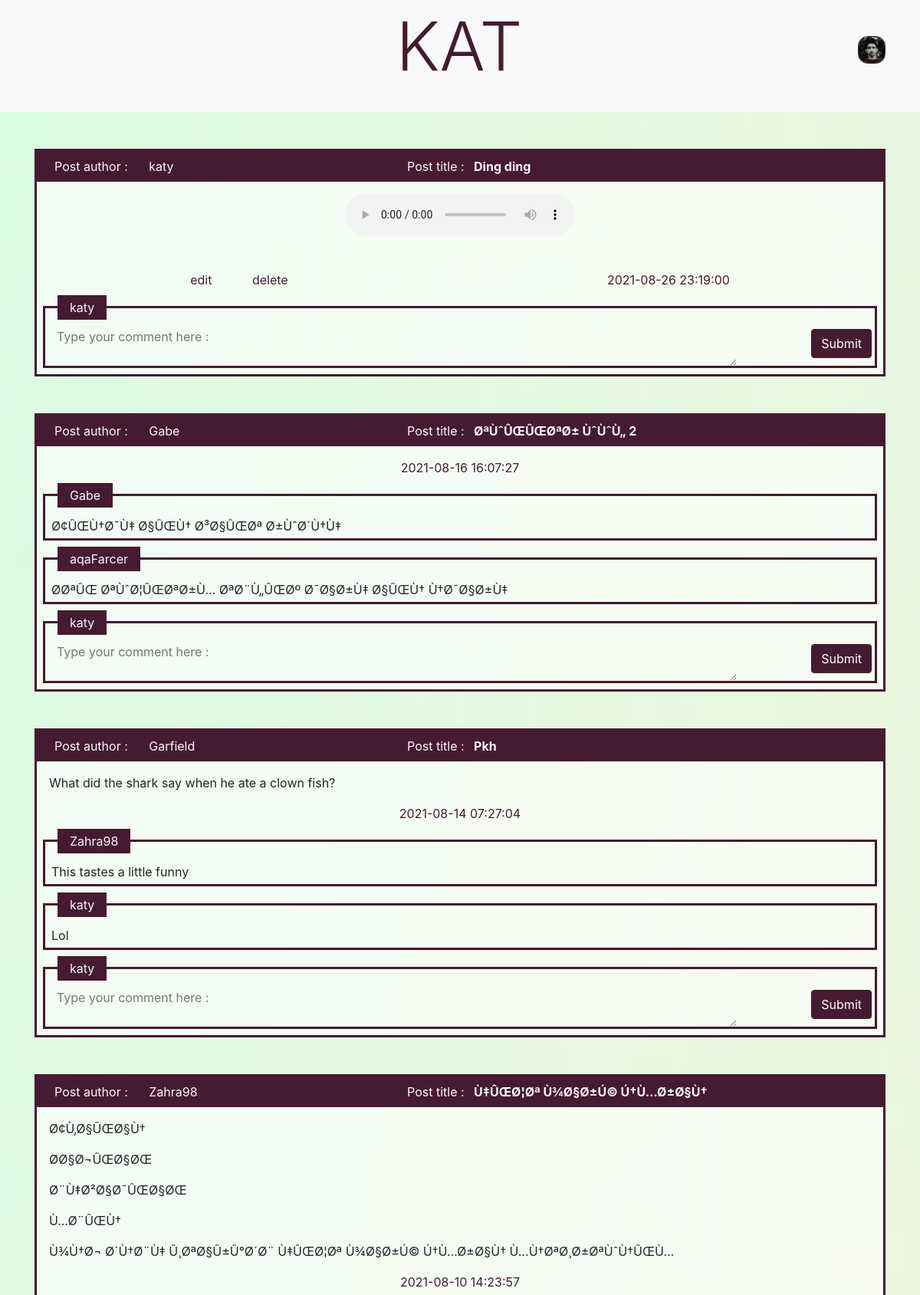
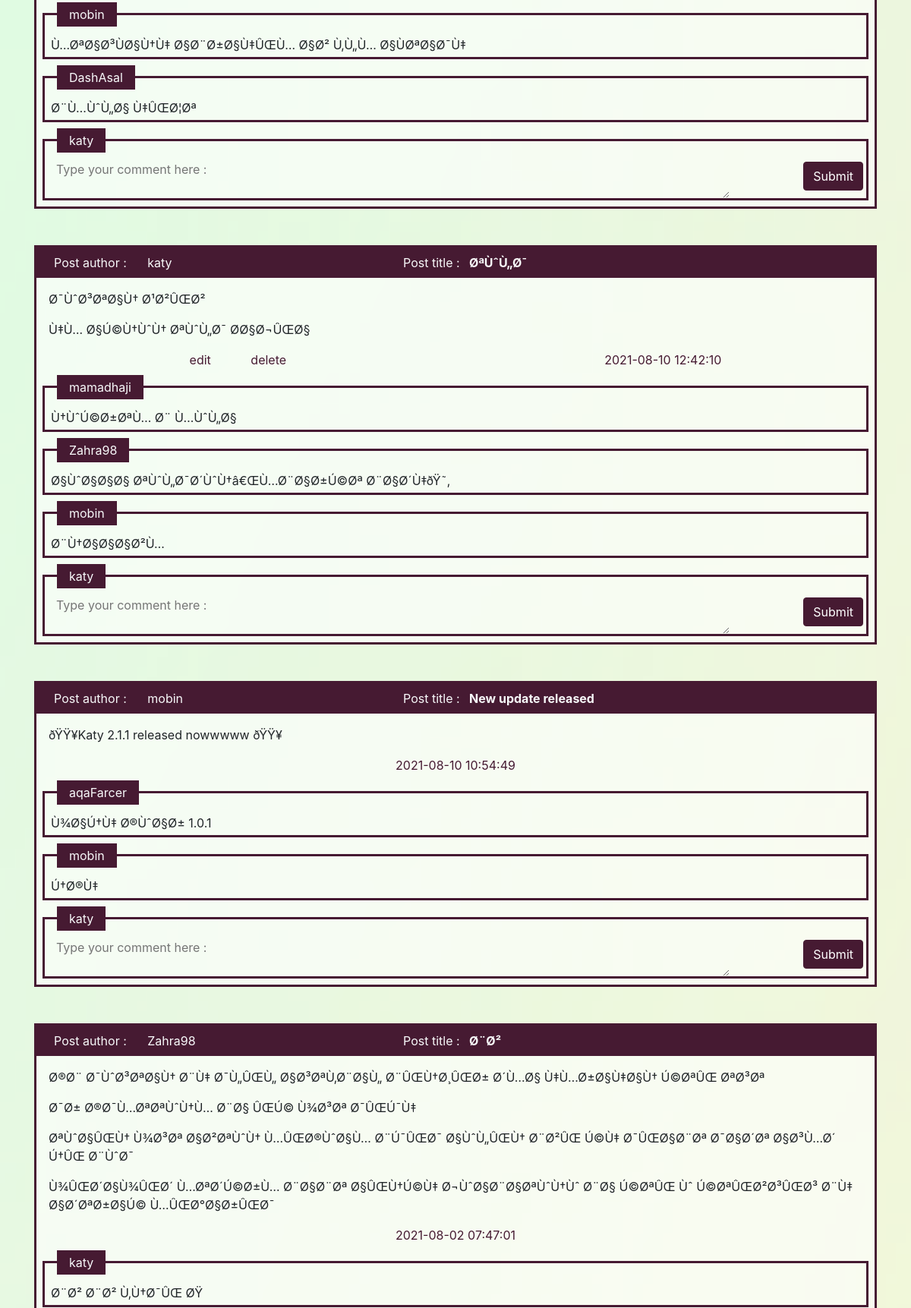
The page / (signed in, upper part) on the database its author committed (2 pictures, top to bottom).
### tables this page shows
CREATE TABLE `posts` (
  `ID` int(10) NOT NULL,
  `title` varchar(100) NOT NULL,
  `postPrev` varchar(2000) NOT NULL,
  `author` varchar(25) NOT NULL,
  `time` datetime NOT NULL DEFAULT CURRENT_TIMESTAMP
);

CREATE TABLE `comments` (
  `comID` int(11) NOT NULL,
  `postID` int(11) NOT NULL,
  `comment` varchar(200) NOT NULL,
  `userID` varchar(30) NOT NULL
);

### include/postFrame.php (the view, shortened to what this page needs)
<!DOCTYPE html>
<html lang="en" dir="ltr">
  <head>
    <?php
      $edit_post_link='../update.php?postid='.$id;
      $delete_post_link='include/postDelete.php?postid='.$id;
      $author_page_link='userPosts.php?author='.$author;
    ?>
  </head>
  <body>
    <div class="my-5 postF border-primary " style="border: 3px solid purple;" >
        <div class="d-flex topPart py-2 text-light">
          <div class="col-sm-5 ">
            <span class="col-sm-5 px-2" >Post author :</span>
            <a style="" class=" col-sm-2 text-light" href="<?php echo $author_page_link ?>" ><?php echo $author ; ?></a>
          </div>
          <div class="col-sm-5">
            <span class="col-sm-5 px-2" >Post title :</span>
            <b class=""><?php echo $title ; ?> </b>
          </div>
        </div>
        <div class=" container  px-3"  >
            <article class="my-3">
              <?php echo $postPrev ?>
            </article>
            <div class=" d-flex justify-content-around" >
              <?php
              if ("$author" == $user) {
                echo '
                  <div>
                  <a class="pr-5" style="color: #461A32 ;" href='. $edit_post_link . '>edit</a>
                  <a class="pr-5" style="color: #461A32 ;" href='. $delete_post_link . ' >delete</a>
                  </div>
                '
                ;
              }
              ?>
              <span id="time" style="color: #461A32 ;" class="d-flex" ><?php echo $time; ?></span>
            </div>
        </div>
        <div name="comments" style="max-width:100%" class="">
          <?php
            $query1="SELECT * FROM comments WHERE postID='$id' ORDER BY comID ASC ";
            $result1=mysqli_query($conn , $query1);
            if(mysqli_num_rows($result1) > 0) {
              while($rowData1=mysqli_fetch_assoc($result1)) {
                $comment= $rowData1['comment'];
                $userID = $rowData1['userID'] ;
                echo '
                <fieldset  class="border-primary m-2 mt-1 " style="border: 3px solid purple;">
                  <legend class="ml-3 py-1 px-3 bg-primary font-size-5px " style="font-size:1rem;width:auto" > <a class="text-light" href="/userPosts.php?author='.$userID.'">'.$userID.'</a> </legend>
                  <div class="py-1 px-2">
                    '.$comment.'
                  </div>
                </fieldset>';
              }
            }
          ?>
          <?php if (isset($_SESSION['username'])) {
            echo '<div name="addCom" class="">
            <fieldset  class="border-primary m-2 mt-1 " style="border: 3px solid purple;">
              <legend class="ml-3 py-1 px-3 bg-primary text-light font-size-5px " style="font-size:1rem;width:auto" > <a class="text-light" href="/userPosts.php?author='.$user.'">'.$user.'</a> </legend>
              <div>
                <form class="" action="include/commentSubmit.php" method="post">
                  <input type="hidden" name="postID" value="'.$id.'">
                  <textarea name="text" rows="2" class="float-left col-12 col-sm-10" style="background-color: inherit;border: 0px solid white ;" placeholder="Type your comment here :"></textarea>
                  <button class="btn btn-primary m-1 float-right spinow" type="submit" name="submit">Submit</button>
                </form>
              </div>
            </fieldset>
            </div>';
          } ?>
        </div>
    </div>
  </body>
</html>

### index.php (shortened to what this page needs)
<!DOCTYPE html>
<html lang="en" dir="ltr">
  <head>
    <link rel="stylesheet" href="/addOns/bootstrap.min.css">
    <link rel="stylesheet" href="/my-colors.css">
  </head>
  <body class="bg-spec">
    <?php
     include ("include/dbconnect.php") ;
     include ("include/KATheader.php") ;
     include ("include/navbar.php") ;
     $user = $_SESSION['username'] ;
    ?>
    <div class="container">
    <?php
      $query="SELECT * FROM posts ORDER BY ID DESC";
      $result=mysqli_query($conn , $query);
      if(mysqli_num_rows($result) > 0) {
        while($rowData=mysqli_fetch_assoc($result)) {
          $id=$rowData['ID'];
          $title=$rowData['title'];
          $postPrev=$rowData['postPrev'];
          $author=$rowData['author'];
          $time=$rowData['time'];
          include ("include/postFrame.php") ;
        }
      }
    ?>
    </div>
  </body>
</html>

### my-colors.css (style rules this page uses)
.bg-primary { background-color: #461A32 !important; }
.border-primary { border-color: #461A32 !important; }
.btn-primary { color: #fff; background-color: #461A32; border-color: #461A32; }

### index.php (style rules this page uses)
.bg-spec { background: url(include/bg.png) no-repeat center center fixed; -webkit-background-size: cover; -moz-background-size: cover; -o-background-size: cover; background-size: cover; }
button { color: BLACK ; }

### include/postFrame.php (style rules this page uses)
.topPart { background-color: #461A32 ; }
.postF { background-color: hsla(0, 0%, 100%,0.6) ; }

### rows shown on the page
posts: author "katy", title "Ding ding", time "2021-08-26 23:19:00"
posts: author "Gabe", title "ØªÙˆÛŒÛŒØªØ± ÙˆÙˆÙ„ 2", time "2021-08-16 16:07:27"
comments: userID "Gabe", comment "Ø¢ÛŒÙ†Ø¯Ù‡ Ø§ÛŒÙ† Ø³Ø§ÛŒØª Ø±ÙˆØ´Ù†Ù‡"
comments: userID "aqaFarcer", comment "Ø­ØªÛŒ ØªÙˆØ¦ÛŒØªØ±Ù… ØªØ¨Ù„ÛŒØº Ø¯Ø§Ø±Ù‡ Ø§ÛŒÙ† Ù†Ø¯Ø§Ø±Ù‡"
posts: author "Garfield", title "Pkh", postPrev "What did the shark say when he ate a clown fish?", time "2021-08-14 07:27:04"
comments: userID "Zahra98", comment "This tastes a little funny"
comments: userID "katy", comment "Lol"
posts: author "Zahra98", title "Ù‡ÛŒØ¦Øª Ù¾Ø§Ø±Ú© Ú†Ù…Ø±Ø§Ù†", postPrev "Ø¢Ù‚Ø§ÛŒØ§Ù† Ø­Ø§Ø¬ÛŒØ§ØŒ Ø¨Ù‡Ø²Ø§Ø¯ÛŒØ§ØŒ Ù…Ø¨ÛŒÙ† Ù¾Ù†Ø¬ Ø´Ù†Ø¨Ù‡ Û¸ØªØ§Û±Û°Ø´Ø¨ Ù‡ÛŒØ¦Øª Ù¾Ø§Ø±Ú© Ú†Ù…Ø±Ø§Ù† Ù…Ù†ØªØ¸Ø±ØªÙˆÙ†ÛŒÙ…", time "2021-08-10 14:23:57"
comments: userID "mobin", comment "Ù…ØªØ§Ø³ÙØ§Ù†Ù‡ Ø§Ø¨Ø±Ø§Ù‡ÛŒÙ… Ø§Ø² Ù‚Ù„Ù… Ø§ÙØªØ§Ø¯Ù‡"
comments: userID "DashAsal", comment "Ø¨Ù…ÙˆÙ„Ø§ Ù‡ÛŒØ¦Øª"
posts: author "katy", title "ØªÙˆÙ„Ø¯", postPrev "Ø¯ÙˆØ³ØªØ§Ù† Ø¹Ø²ÛŒØ² Ù‡Ù… Ø§Ú©Ù†ÙˆÙ† ØªÙˆÙ„Ø¯ Ø­Ø§Ø¬ÛŒØ§", time "2021-08-10 12:42:10"
comments: userID "mamadhaji", comment "Ù†ÙˆÚ©Ø±ØªÙ… Ø¨ Ù…ÙˆÙ„Ø§"
comments: userID "Zahra98", comment "Ø§ÙˆØ§Ø§Ø§ ØªÙˆÙ„Ø¯Ø´ÙˆÙ†â€ŒÙ…Ø¨Ø§Ø±Ú©Øª Ø¨Ø§Ø´Ù‡ðŸ˜‚"
comments: userID "mobin", comment "Ø¨Ù†Ø§Ø§Ø§Ø²Ù…"
posts: author "mobin", title "New update released", postPrev "ðŸŸ¥Katy 2.1.1 released nowwwww ðŸŸ¥", time "2021-08-10 10:54:49"
comments: userID "aqaFarcer", comment "Ù¾Ø§Ú†Ù‡ Ø®ÙˆØ§Ø± 1.0.1"
comments: userID "mobin", comment "Ú†Ø®Ù‡"
posts: author "Zahra98", title "Ø¨Ø²", postPrev "Ø®Ø¨ Ø¯ÙˆØ³ØªØ§Ù† Ø¨Ù‡ Ø¯Ù„ÛŒÙ„ Ø§Ø³ØªÙ‚Ø¨Ø§Ù„ Ø¨ÛŒÙ†Ø¸ÛŒØ± Ø´Ù…Ø§ Ù‡Ù…Ø±Ø§Ù‡Ø§Ù† Ú©ØªÛŒ ØªØ³Øª Ø¯Ø± Ø®Ø¯Ù…ØªØªÙˆÙ†Ù… Ø¨Ø§ ÛŒÚ© Ù¾Ø³Øª Ø¯ÛŒÚ¯Ù‡ ØªÙˆØ§ÛŒÙ† Ù¾Ø³Øª Ø§Ø²ØªÙˆÙ† Ù…ÛŒØ®ÙˆØ§Ù… Ø¨Ú¯ÛŒØ¯ Ø§ÙˆÙ„ÛŒÙ† Ø¨Ø²ÛŒ Ú©Ù‡ Ø¯ÛŒØ§Ø¨Øª Ø¯Ø§Ø´Øª Ø§Ø³Ù…Ø´ Ú†ÛŒ Ø¨ÙˆØ¯ Ù¾ÛŒØ´Ø§Ù¾ÛŒØ´ Ù…ØªØ´Ú©Ø±Ù… Ø¨Ø§Ø¨Øª Ø§ÛŒÙ†Ú©Ù‡ Ø¬ÙˆØ§Ø¨Ø§ØªÙˆÙ†Ùˆ Ø¨Ø§ Ú©ØªÛŒ Ùˆ Ú©ØªÛŒØ²Ø³ÛŒØ³ Ø¨Ù‡ Ø§Ø´ØªØ±Ø§Ú© Ù…ÛŒØ°Ø§Ø±ÛŒØ¯", time "2021-08-02 07:47:01"
comments: userID "katy", comment "Ø¨Ø² Ø¨Ø² Ù‚Ù†Ø¯ÛŒ ØŸ"
